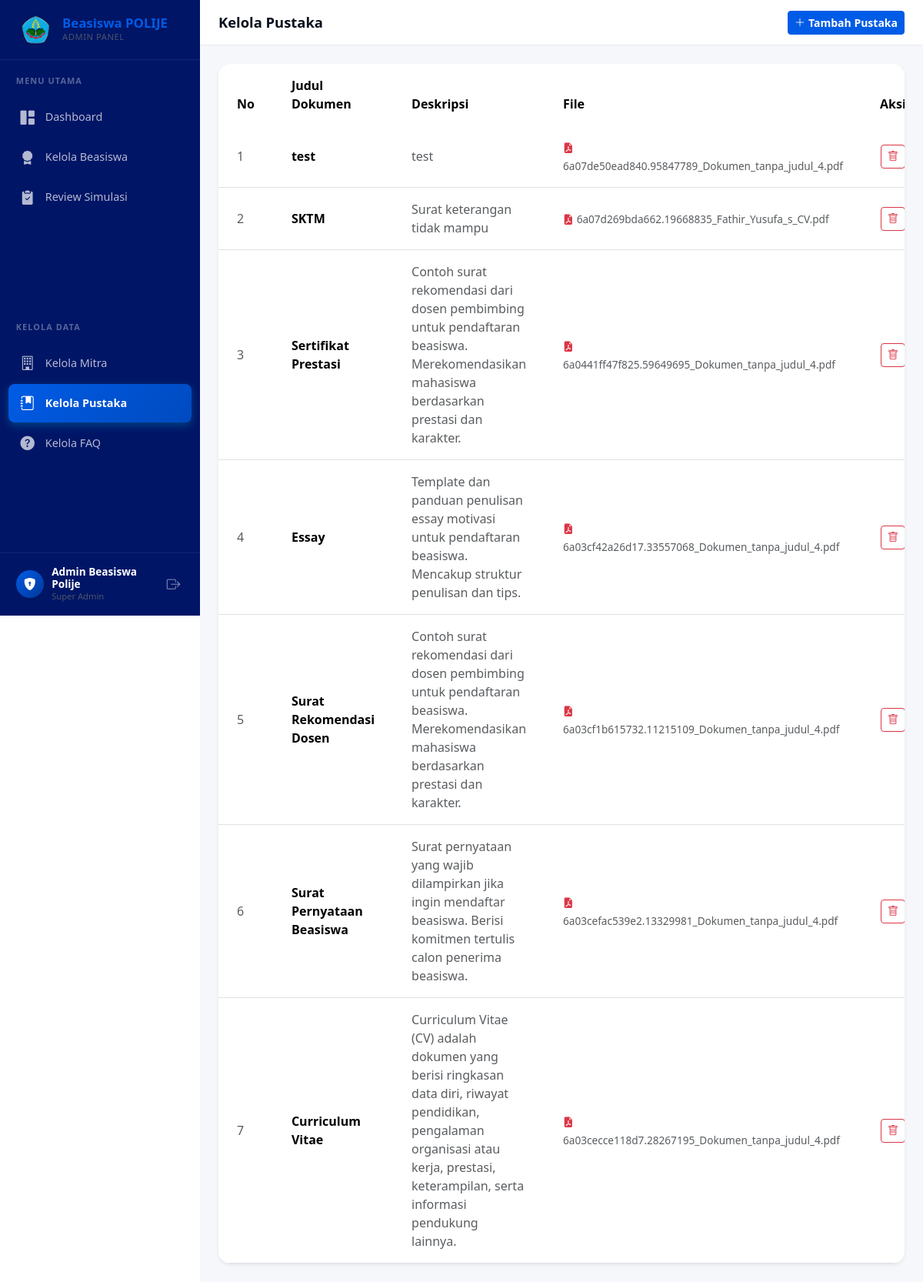
The app's page /public/frontend/admin/kelola-pustaka.php (signed in) with its own data.
### tables this page shows
CREATE TABLE `pustaka` (
  `id_pustaka` int NOT NULL AUTO_INCREMENT,
  `id_admin` int NOT NULL,
  `nama_dokumen` varchar(200) NOT NULL,
  `deskripsi_dokumen` text,
  `preview_dokumen` varchar(500) DEFAULT NULL,
  `file_path` varchar(500) NOT NULL,
  `upload_at` timestamp NOT NULL DEFAULT CURRENT_TIMESTAMP,
  PRIMARY KEY (`id_pustaka`),
  KEY `fk_pustaka_admin` (`id_admin`),
  CONSTRAINT `fk_pustaka_admin` FOREIGN KEY (`id_admin`) REFERENCES `admin` (`id_admin`) ON DELETE RESTRICT ON UPDATE CASCADE
);

### classes/Pustaka.php (called while the page is built, shortened)
<?php
class Pustaka
{
    private mysqli $db;
    public function __construct(mysqli $db)
    {
        $this->db = $db;
    }
    public function getAll(): array
    {
        $result = $this->db->query("SELECT * FROM pustaka ORDER BY upload_at DESC");
        return $result->fetch_all(MYSQLI_ASSOC);
    }
}

### public/frontend/admin/kelola-pustaka.php (the view, shortened to what this page needs)
<?php
require_once CONFIG_PATH . 'Database.php';
require_once CLASSES_PATH . 'Pustaka.php';
$db = Database::getInstance()->getConnection();
$pustakaObj = new Pustaka($db);
$listPustaka = $pustakaObj->getAll();
require_once __DIR__ . '/../layout/header.php';
require_once __DIR__ . '/../layout/sidebar-admin.php';
?>
<div class="main-content-admin">
    <div class="topbar-admin">
        <h1 class="page-title">Kelola Pustaka</h1>
        <button class="btn btn-sm fw-semibold" style="background-color:var(--color-primary);border-color:var(--color-primary);color:#fff;" data-bs-toggle="modal" data-bs-target="#modalTambahPustaka"><i class="bi bi-plus-lg me-1"></i>Tambah Pustaka</button>
    </div>
    <div class="p-4">
        <div class="card border-0 shadow-sm rounded-4 overflow-hidden">
            <div class="table-responsive">
                <table class="table table-hover align-middle mb-0">
                    <thead style="background: var(--color-lighter);">
                        <tr>
                            <th class="py-3 px-4" style="font-weight:600; border-bottom:none; width: 50px;">No</th>
                            <th class="py-3 px-4" style="font-weight:600; border-bottom:none;">Judul Dokumen</th>
                            <th class="py-3 px-4" style="font-weight:600; border-bottom:none;">Deskripsi</th>
                            <th class="py-3 px-4" style="font-weight:600; border-bottom:none;">File</th>
                            <th class="py-3 px-4 text-center" style="font-weight:600; border-bottom:none;">Aksi</th>
                        </tr>
                    </thead>
                    <tbody>
                        <?php if (empty($listPustaka)): ?>
                            <tr><td colspan="5" class="text-center py-4">Belum ada pustaka.</td></tr>
                        <?php else: ?>
                            <?php foreach ($listPustaka as $i => $p): ?>
                            <tr>
                                <td class="py-3 px-4 text-muted"><?= $i + 1 ?></td>
                                <td class="py-3 px-4 fw-semibold"><?= htmlspecialchars($p['nama_dokumen']) ?></td>
                                <td class="py-3 px-4 text-muted" style="max-width:300px;"><?= htmlspecialchars($p['deskripsi_dokumen']) ?></td>
                                <td class="py-3 px-4">
                                    <a href="<?= BASE_URL ?>/uploads/pustaka/<?= htmlspecialchars($p['file_path']) ?>" download class="text-decoration-none text-muted" style="font-size:0.85rem;">
                                        <i class="bi bi-file-earmark-pdf-fill text-danger me-1"></i><?= htmlspecialchars($p['file_path']) ?>
                                    </a>
                                </td>
                                <td class="py-3 px-4 text-center">
                                    <form action="<?= BASE_URL ?>/backend/pustaka/delete.php" method="POST" class="d-inline" onsubmit="return confirm('Yakin ingin menghapus dokumen pustaka ini?');">
                                        <button type="submit" class="btn btn-sm btn-outline-danger" title="Hapus"><i class="bi bi-trash"></i></button>
                                    </form>
                                </td>
                            </tr>
                            <?php endforeach; ?>
                        <?php endif; ?>
                    </tbody>
                </table>
            </div>
        </div>
    </div>
</div>
</body>
</html>

### public/assets/css/style.css (style rules this page uses)
:root { --color-primary: #005CE6; --color-primary-dark: #004ABF; --color-secondary: #003899; --color-light: #80AAFF; --color-lighter: #CCE0FF; --color-text: #0A0F1E; --color-text-muted: #4A5568; --color-white: #ffffff; --color-dark: #001566; --sidebar-width: 260px; }
html, body { overflow-x: hidden; }
.main-content-admin { margin-left: var(--sidebar-width); min-height: 100vh; background-color: #f5f7fa; }
.topbar-admin { background-color: var(--color-white); border-bottom: 1px solid #e9ecef; padding: 0.85rem 1.5rem; display: flex; align-items: center; justify-content: space-between; }
.topbar-admin .page-title { font-weight: 600; font-size: 1.15rem; color: var(--color-text); margin: 0; }
.page-title { font-weight: 800; font-size: 1.5rem; color: var(--color-dark); margin-bottom: .25rem; }

### records on screen
pustaka: nama_dokumen "test", deskripsi_dokumen "test", file_path "6a07de50ead840.95847789_Dokumen_tanpa_judul_4.pdf"
pustaka: nama_dokumen "SKTM", deskripsi_dokumen "Surat keterangan tidak mampu", file_path "6a07d269bda662.19668835_Fathir_Yusufa_s_CV.pdf"
pustaka: nama_dokumen "Sertifikat Prestasi", deskripsi_dokumen "Contoh surat rekomendasi dari dosen pembimbing untuk pendaftaran beasiswa. Merekomendasikan mahasiswa berdasarkan prestasi dan karakter.", file_path "6a0441ff47f825.59649695_Dokumen_tanpa_judul_4.pdf"
pustaka: nama_dokumen "Essay", deskripsi_dokumen "Template dan panduan penulisan essay motivasi untuk pendaftaran beasiswa. Mencakup struktur penulisan dan tips.", file_path "6a03cf42a26d17.33557068_Dokumen_tanpa_judul_4.pdf"
pustaka: nama_dokumen "Surat Rekomendasi Dosen", deskripsi_dokumen "Contoh surat rekomendasi dari dosen pembimbing untuk pendaftaran beasiswa. Merekomendasikan mahasiswa berdasarkan prestasi dan karakter.", file_path "6a03cf1b615732.11215109_Dokumen_tanpa_judul_4.pdf"
pustaka: nama_dokumen "Surat Pernyataan Beasiswa", deskripsi_dokumen "Surat pernyataan yang wajib dilampirkan jika ingin mendaftar beasiswa. Berisi komitmen tertulis calon penerima beasiswa.", file_path "6a03cefac539e2.13329981_Dokumen_tanpa_judul_4.pdf"
pustaka: nama_dokumen "Curriculum Vitae", deskripsi_dokumen "Curriculum Vitae (CV) adalah dokumen yang berisi ringkasan data diri, riwayat pendidikan, pengalaman organisasi atau kerja, prestasi, keterampilan, serta informasi pendukung lainnya.", file_path "6a03cecce118d7.28267195_Dokumen_tanpa_judul_4.pdf"

### other values on screen
$adminName "Admin Beasiswa Polije"
